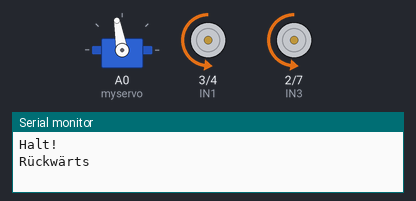
Bench run of a sketch on a simulated Arduino Uno, built with avr-gcc and run on an emulated ATmega328P. On the bench: servo, motor-driver pin pairs drawn as motors (green arrow = first pin HIGH = forward, orange = second pin HIGH = backward, longer = more drive, scaled by the enable pin), the last lines printed to the serial monitor.

Above: at 1.1 s.
At 3.1 s:
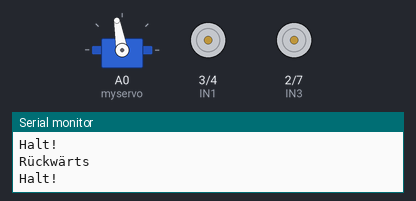
Timing chart, 0 to 5.3 s (numbered marks = the images above):
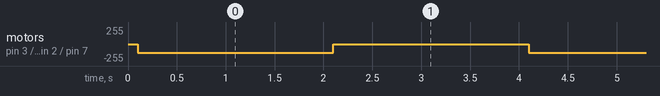

The sketch:

gehNachHiten.ino
```cpp
#include <Servo.h>  // Bibliothek für Servo-Motoren

Servo myservo;      // Erstellen eines Servo-Objekts zum Steuern des Servos

// Definition der Pins für die Motorsteuerung
#define ENA  5
#define ENB  6
#define IN1  3
#define IN2  4
#define IN3  2
#define IN4  7

// Definition der Geschwindigkeit des Autos
#define carSpeed 130

// Funktion zum Rückwärtsfahren
void nachHinten() {
  // Setzen der Geschwindigkeit für die Motoren
  analogWrite(ENA, carSpeed);
  analogWrite(ENB, carSpeed);

  // Steuerung der Motoren zum Rückwärtsfahren
  digitalWrite(IN1, LOW);
  digitalWrite(IN2, HIGH);
  digitalWrite(IN3, LOW);
  digitalWrite(IN4, HIGH);

  Serial.println("Rückwärts");
}

// Funktion zum Anhalten
void stop() {
  // Setzen der Geschwindigkeit für die Motoren auf Null
  digitalWrite(ENA, LOW);
  digitalWrite(ENB, LOW);

  Serial.println("Halt!");
}

void setup() {
  // Initialisierung des Servos
  myservo.attach(A0, 700, 2400);
  Serial.begin(9600);

  // Initialisierung der Pins als Eingänge oder Ausgänge
  pinMode(IN1, OUTPUT);
  pinMode(IN2, OUTPUT);
  pinMode(IN3, OUTPUT);
  pinMode(IN4, OUTPUT);
  pinMode(ENA, OUTPUT);
  pinMode(ENB, OUTPUT);

  // Anfangsstellung des Autos
  stop();
  myservo.write(100);
  delay(100);
}

void loop()
{
  // Das Auto fährt einmal für 2 Sekunden rückwärts
  nachHinten();
  delay(2000);

  // Das Auto hält für 2 Sekunden an
  stop();
  delay(2000);
}
```

Measured:
- by itself, motor on pin 3 (IN1) / pin 4 (IN2), motor on pin 2 (IN3) / pin 7 (IN4): alternates backward 130/255 for 2.0 s and stopped for 2.0 s
